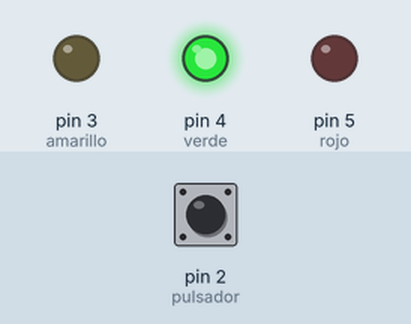
Recording of a sketch running on a simulated Arduino Uno, built with avr-gcc and run on an emulated ATmega328P. Shown: output pins drawn as LEDs (lit = HIGH). Inputs (shaded band) come from the test bench; at power-on: pin 2 (pulsador) LOW.

Above: at 1.2 s.
1.3 s: pin 2 (pulsador) pulled HIGH for 0.15 s
At 1.37 s:
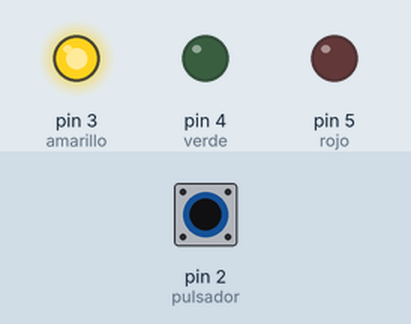
2.9 s: pin 2 (pulsador) pulled HIGH for 3.2 s
At 6.7 s:
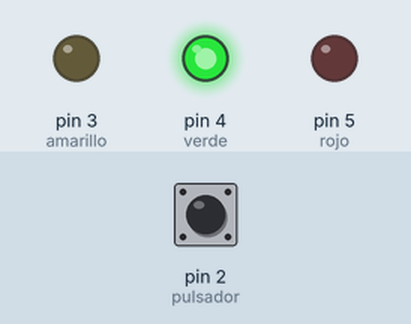
Timing chart, 0 to 8.2 s (numbered marks = the images above; inputs shaded):
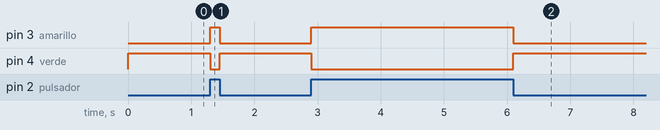

The sketch:

push.ino
```cpp
int pulsador=2;
int amarillo=3;
int verde=4;
int rojo=5;
int estado=LOW;
int push=LOW;

void setup()
{
  pinMode(pulsador,INPUT);
  pinMode(amarillo,OUTPUT);
  pinMode(verde,OUTPUT);
  pinMode(rojo,OUTPUT);
}

void loop()
{


  if(digitalRead(pulsador)== HIGH)
  {
    digitalWrite(amarillo,HIGH);
    digitalWrite(verde,LOW);
  }
  else
  {
    digitalWrite(verde,HIGH);
    digitalWrite(amarillo,LOW);
  }

}
```

Measured:
- after the input at 1.3 s, pin 3 (amarillo): LOW → HIGH at once, → LOW 0.15 s later; pin 4 (verde): HIGH → LOW at once, → HIGH 0.15 s later
- after the input at 2.9 s, pin 3 (amarillo): LOW → HIGH at once, → LOW 3.2 s later; pin 4 (verde): HIGH → LOW at once, → HIGH 3.2 s later
